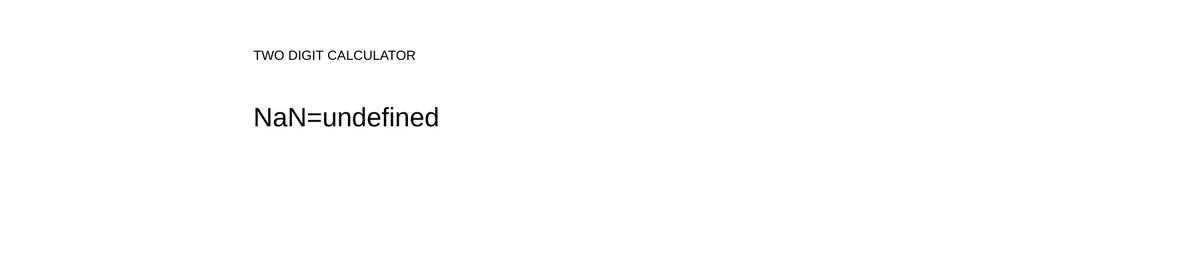
Frame 1 (no input)
Frame 60 (no input): identical to frame 1, image omitted
Frame 120 (the mouse pressed at the canvas centre since frame 60): identical to frame 1, image omitted

The p5.js sketch that drew this single still picture (run headless with seeded random() and noise() and a simulated clock; from frame 60 on, the mouse is pressed at the canvas centre):

// p5.js sketch
// ── sketch.js
var num1,num2,answer,ops
 function setup() {
  createCanvas(1800,400);
  num1=parseInt(prompt("ENTER FIRST NUMBER"))
  num2=parseInt(prompt("ENTER SECOND NUMBER"))
   ops=prompt("ENTER THE OPERATION")
}

function draw() {
  
  background(255,255,255);
  if(ops==="+"){
    answer= add(num1,num2)
  }
  else if(ops==="-"){
    answer= sub(num1,num2)
  }
  else if(ops==="*"){
    answer= multiply(num1,num2)
  }
  else if(ops==="/"){
    answer= divide(num1,num2)
  }
  
  textSize(40)
  text(num1+ops+num2+"="+answer,380,190)  
  textSize(20)
  text("TWO DIGIT CALCULATOR",380,90)
}
function add(n1,n2){
  var answer=n1+n2
  return answer
}
function sub(n1,n2){
  var answer=n1-n2
  return answer
}
function multiply(n1,n2){
  var answer=n1*n2
  return answer
}
function divide(n1,n2){
  var answer=n1/n2
  return answer
}
